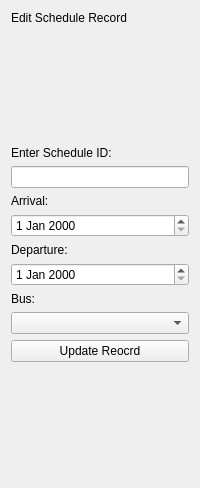
             <widget class="QWidget" name="EditSchedulePage">
              <layout class="QVBoxLayout" name="verticalLayout_28">
               <item>
                <widget class="QLabel" name="label_47">
                 <property name="text">
                  <string>Edit Schedule Record</string>
                 </property>
                </widget>
               </item>
               <item>
                <spacer name="verticalSpacer_29">
                 <property name="orientation">
                  <enum>Qt::Vertical</enum>
                 </property>
                 <property name="sizeHint" stdset="0">
                  <size>
                   <width>20</width>
                   <height>115</height>
                  </size>
                 </property>
                </spacer>
               </item>
               <item>
                <widget class="QLabel" name="label_48">
                 <property name="text">
                  <string>Enter Schedule ID:</string>
                 </property>
                </widget>
               </item>
               <item>
                <widget class="QLineEdit" name="lineEdit_28"/>
               </item>
               <item>
                <widget class="QLabel" name="label_49">
                 <property name="text">
                  <string>Arrival:</string>
                 </property>
                </widget>
               </item>
               <item>
                <widget class="QDateEdit" name="dateEdit_5"/>
               </item>
               <item>
                <widget class="QLabel" name="label_50">
                 <property name="text">
                  <string>Departure:</string>
                 </property>
                </widget>
               </item>
               <item>
                <widget class="QDateEdit" name="dateEdit_6"/>
               </item>
               <item>
                <widget class="QLabel" name="label_51">
                 <property name="text">
                  <string>Bus:</string>
                 </property>
                </widget>
               </item>
               <item>
                <widget class="QComboBox" name="comboBox_4"/>
               </item>
               <item>
                <widget class="QPushButton" name="pushButton_39">
                 <property name="text">
                  <string>Update Reocrd</string>
                 </property>
                </widget>
               </item>
               <item>
                <spacer name="verticalSpacer_30">
                 <property name="orientation">
                  <enum>Qt::Vertical</enum>
                 </property>
                 <property name="sizeHint" stdset="0">
                  <size>
                   <width>20</width>
                   <height>115</height>
                  </size>
                 </property>
                </spacer>
               </item>
              </layout>
             </widget>
